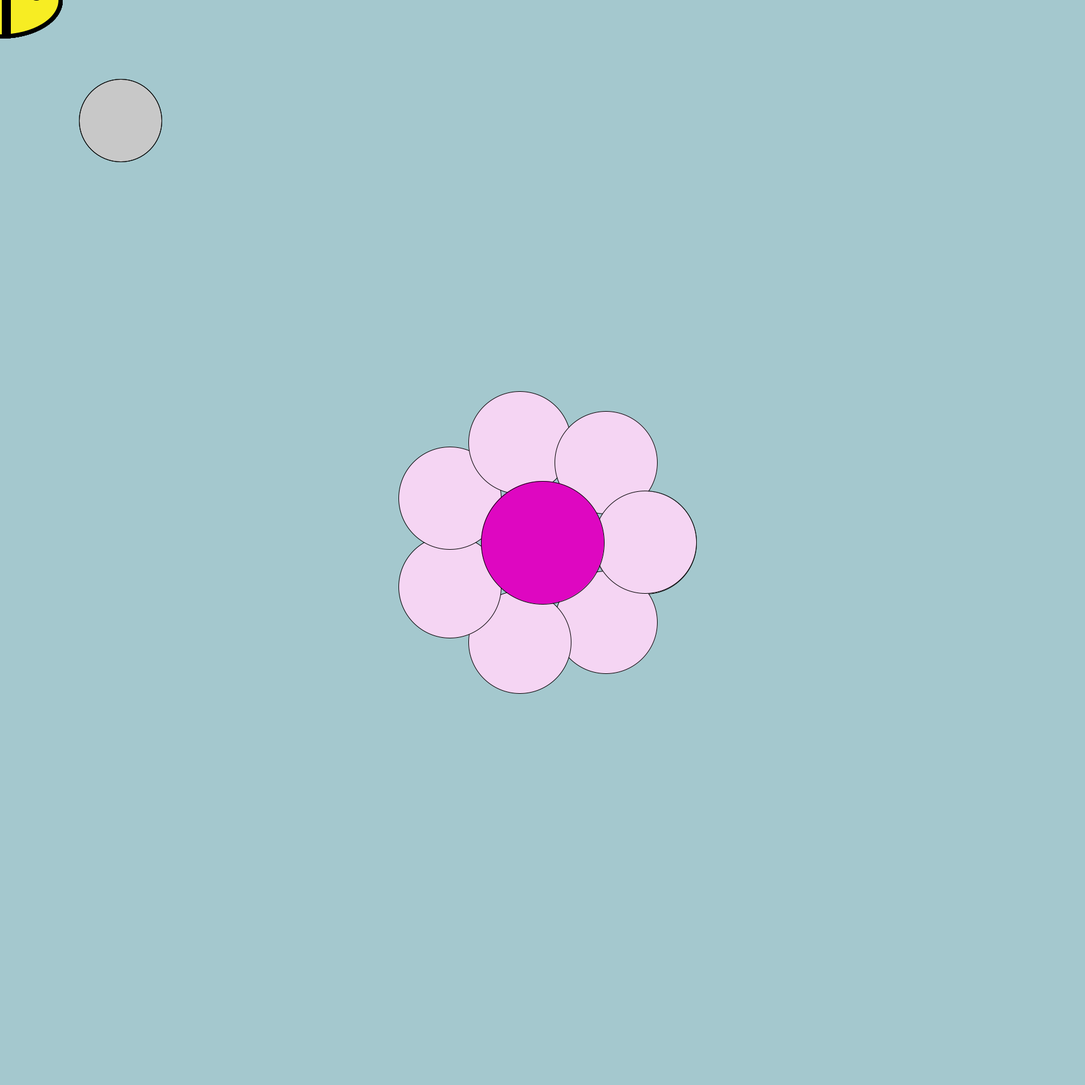
Frame 1 (no input)
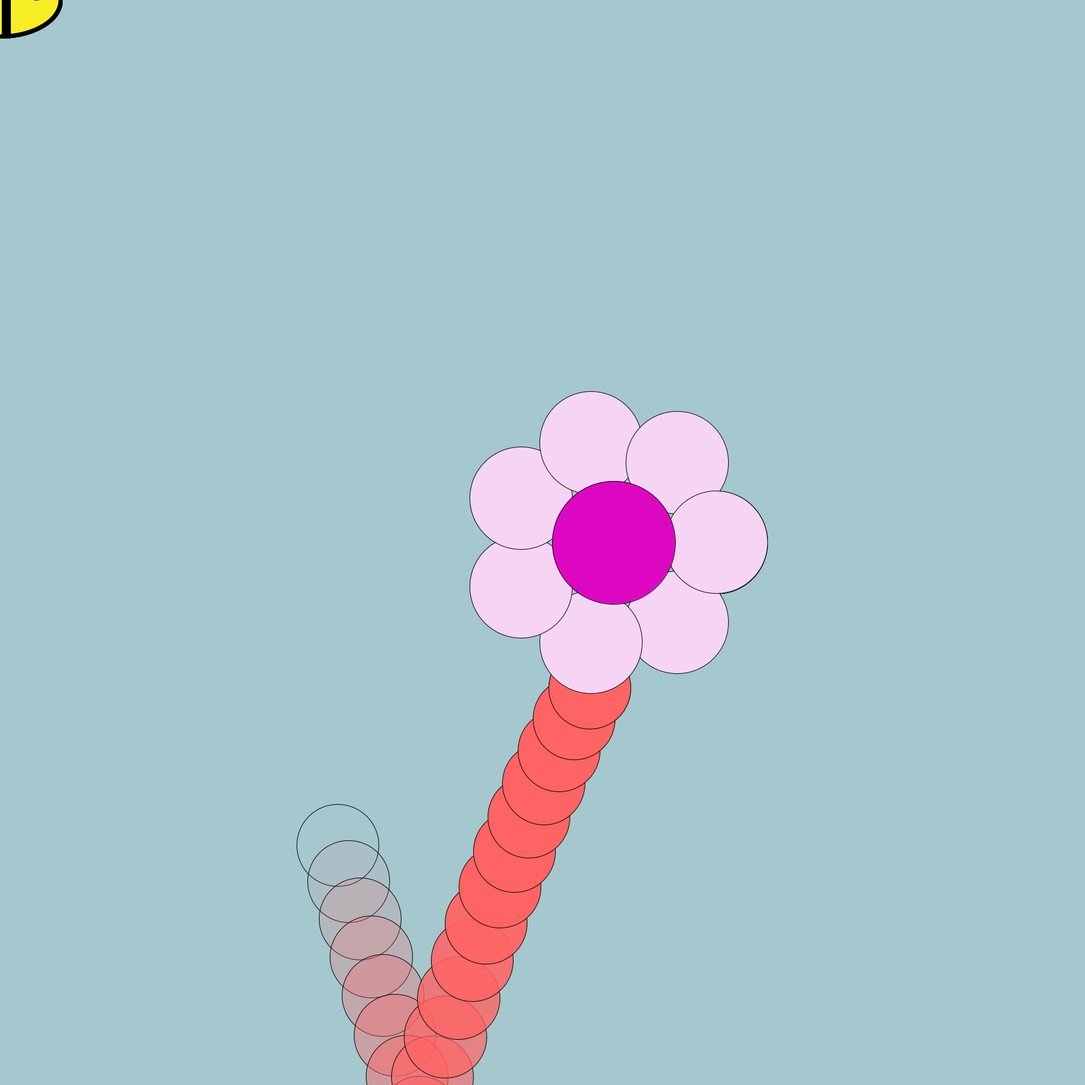
Frame 60 (the mouse pressed at the canvas centre just before this capture)
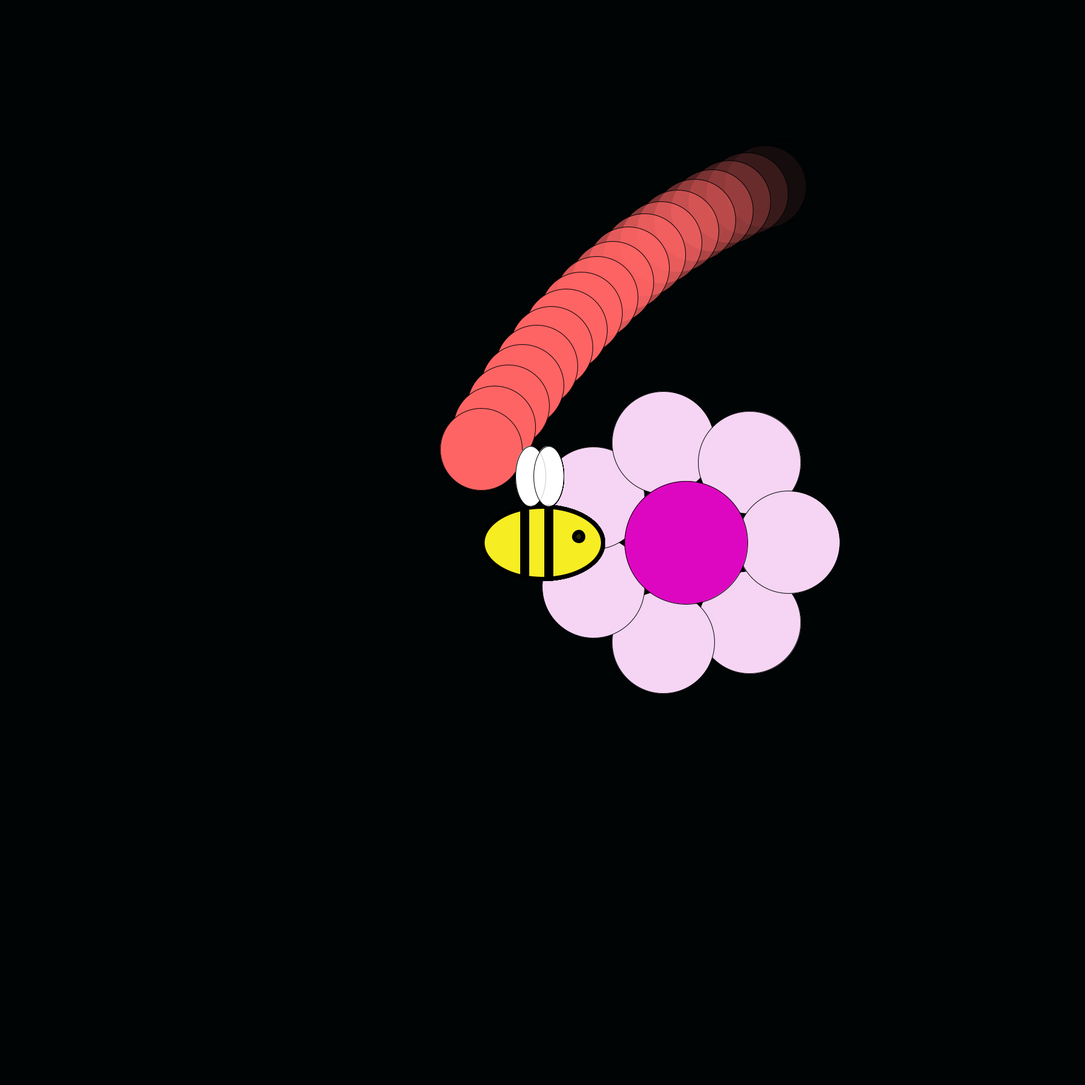
Frame 120 (the mouse held since frame 60 and released just before this capture)

The Processing sketch that drew these frames (run headless with seeded random() and noise(); from frame 60 on, the mouse is pressed at the canvas centre):

// Processing sketch: Tara_Skov_Rudkj_bing_HOMEWORK_8
// ── Tara_Skov_Rudkj_bing_HOMEWORK_8.pde
Object Flower;  // The flower object 
Object Bee; // The Bee object
Object JumpingBall; // The JumpingBall object

PVector storm;

int num = 15; // the number of bees (trail particles)
float[] x_ = new float[num];
float[] y_ = new float[num];



void setup() {
  size(1800, 1800); //Canvas

  //variables
  
  int _rF= 170; //radius of the flower ellipses
  int _rB=140; //radius of the bee
  float _x=width/2; //starting point for x-value
  float _y=height/2; //starting point for y-value
  int BeeColor=(#F7ED23);
  int _petals=7; //number of petals
  int _pc=#F5D5F3; //petals color
  int offset = 280; //Where the bee starts
  float _speedF=2; //the flowers speed
  float _speedB=8; //the bees speed


  Flower = new Object(_rF, _petals, _x, _y, _pc, _speedF); 
  Bee = new Object(_rB, _x, _y-offset, BeeColor, _speedB);
  JumpingBall = new Object(200,200);
  storm = new PVector(3,10);

  
}

void draw() {
  background(#A4C8CE);
  if(dist(Flower.x, Flower.y, x_[0], y_[0])<(Flower.r+140)) { // checking overlapping on the first bee
     background (#000405);
  }
 
JumpingBall.update();
JumpingBall.displayJumpingBall();
JumpingBall.chechEdges();
JumpingBall.applyForce(storm);

  Bee.bounce(2);
  
  // display, move and bounce the flower
  Flower.displayFlower();
  Flower.move();  
  Flower.bounce(1);


  for (int i = num-1; i > 0; i--) {
    
    x_[i] = x_[i-1];
    y_[i] = y_[i-1];
  }
  // Add the new values to the beginning of the array
  
  // if(mousePressed) {
    x_[0] = mouseX;
    y_[0] = mouseY;
  // }
  
  // Draw the circles
    push();
    float r = 2;
    // noStroke();
    fill(0);
    // for (int i = 0; i < num; i++) {
     for(int i = num-1; i > 0; i--) {
     Bee.displayBee(x_[i], y_[i], i * 5);
    }
    pop();
}

// ── Class.pde
class Object {
  
  
  
  
  
  
  
  
  //ny
  
  PVector location;
  PVector velocity;
  PVector acceleration;
  float mass;
  ArrayList<PVector> history;
  
  Object(float xLoc, float yLoc){
    location = new PVector(xLoc, yLoc);
    velocity = new PVector(0,0);
    acceleration = new PVector(0,0);
    mass = random(1,10);
    history = new ArrayList<PVector>();
  }
  
  void applyForce(PVector force){
   PVector f = PVector.div(force,mass);
   acceleration.add(f);
  }
  
  //ny
  
  
  
  
  
  
  
  
  
  // Variables
  float speed; 
  float circleX;
  float circleY;
  
  int BeeSizeX=200;
  int BeeSizeY=120;
  int EyeSize=15;
  int WingX=50;
  int WingY=100;


  float r;           // radius of the flower petal
  int n_petals;      // number of petals 
  float x;           // x-position of the center of the flower
  float y;           // y-position of the center of the flower
  int petalColor;    //hexadecimal number for the color of petals
  int BeeColor;      //hexadecimal number for the color of the circle

  // constructor overloading --> when you have different parameters for creating an instance of a class
    //flower object
  Object(float _r, int _n_petals, float _x, float _y, int _petalColor, float _speed) {
    r=_r;
    n_petals = _n_petals;
    x=_x;
    y=_y;
    petalColor=_petalColor;
    speed = _speed;
  }
  
  //Bee object
  Object(float _r, float _x, float _y, int _BeeColor, float _speed){
    r=_r;
    x=_x;
    y=_y;
    speed=_speed;
    BeeColor=_BeeColor;
}
    //making the flower
  void displayFlower () {
    fill(petalColor);
    for (float i=0; i<PI*2; i+=2*PI/n_petals) {
      circleX=x + r*cos(i);
      circleY=y + r*sin(i);
      ellipse(circleX, circleY, r, r);
    }
    fill(#DE07C1);
    ellipse(x, y, r*1.2, r*1.2);
  }
  
      //making the bee
  void displayBee(float x, float y, float newR){
    fill(#F7ED23, newR + 200);
      strokeWeight(7);
  //Draw the bee body
  ellipse(x, y, BeeSizeX, BeeSizeY);

  //Draw the eye
  fill(0, 0, 0, newR + 200);
  ellipse(x+60, y-10, EyeSize, EyeSize);

  //bees stripes
  push();
  strokeWeight(15);
  line(x-30, y+52, x-30, y-52);
  line(x+10, y+55, x+10, y-55);
  pop();
  
  //bee wings
  push();
  strokeWeight(1);
  fill(255,255,255, newR + 200);
  ellipse(x-20, y-110, WingX, WingY);
  ellipse(x+10, y-110, WingX, WingY);
  pop();
  }
    
  void move() {
    x = x + speed;   //increase the x-value with the variable speed.
  }
  
 //object bouncing when touching the sides of the screen
  float bounce(int i) {
    if (x > width-r/i || x < r/i || y > height || y < 0) {
      speed = speed * (-1);
    }
    return speed;
  }

  boolean overlaps(Object someOtherObject) {
    if (dist(x, y, someOtherObject.x, someOtherObject.y)<(r+someOtherObject.r))
    {
      println("Overlapping: ", x, y, someOtherObject.x, someOtherObject.y);
      return true;
    } 
    else
    {
      println("NOT Overlapping: ", x, y, someOtherObject.x, someOtherObject.y);
      return false;
    }
  }
  
float mousePressed_x () {
  if (mousePressed) {
    x = mouseX;
  }
  return x; //returns the initial x-value
}

float mousePressed_y () {
  if (mousePressed) {
  y = mouseY;
}
  return y; //returns the initial y-value
}



//ny
void displayJumpingBall(){
 stroke(0);
 fill(200);
 ellipse(location.x,location.y,20*mass,20*mass);
 
 for(int i =0; i < history.size(); i++){
   PVector current = history.get(i);
   fill(255,100,100, i * 20);
   ellipse(current.x, current.y, 20*mass, 20*mass);
 } 
}


void update(){
 velocity.add(acceleration); 
 location.add(velocity);
 acceleration.mult(0);

 PVector v = new PVector(location.x, location.y);
 history.add(v);
 if (history.size() > 20) {
   history.remove(0);
  }
}



void chechEdges(){
 if(location.x > width){
   velocity.x *=-1;
 } else if(location.x < 0){
   velocity.x *=-1;
}
  if(location.y > height){
   velocity.y *=-1;
 } else if(location.y < 0){
   velocity.y *=-1;

//ny

    }
  }
}
